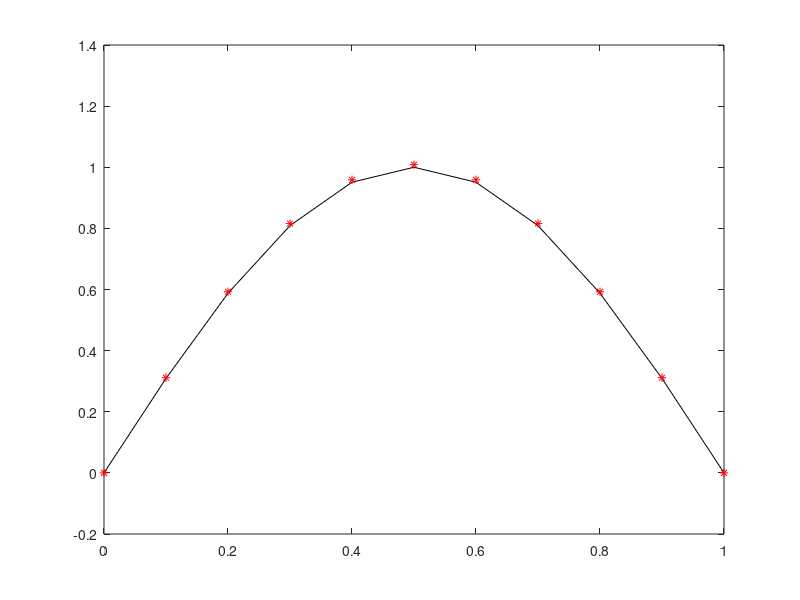

This figure's MATLAB source:
function fd1d (M,a,b,ua,ub)
%%%%%%%%%%%%%%%%%%%%%%%%%%%%%%%%%%%%%%%%%%%%%%%%%%%%%%
%%       FD1D
%%       for MTH 453/553
%%%%%%%%%%%%%%%%%%%%%%%%%%%%%%%%%%%%%%%%%%%%%%%%%%%%%%
%% This function shows how to set up 
%% the finite difference approximation of a model 
%% two-point boundary value problem -u''=f
%% user must code expression for f (rhsfun)
%% and set-up/change boundary conditions 
%% default discretization is 0....M, with M a parameter
%% but since MATLAB can't number vectors from 0, we use 1..M+1
%%%%%%%%%%%%%%%%%%%%%%%%%%%%%%%%%%%%%%%%%%%%%%%%%%%%%%
%% M. Peszynska, 03/2005
%% © Copyright Department of Mathematics, Oregon State University
%%%%%%%%%%%%%%%%%%%%%%%%%%%%%%%%%%%%%%%%%%%%%%%%%%%%%%
if nargin < 1, 
    M = 10; 
    a = 0; b = 1;
    ua = 0;
    ub = 0;
end

dx = (b-a)/M;           %% use uniform grid
x = (a:dx:b)';

%% set up the matrix and the right hand side vector
f = rhsfun(x);

A = zeros(M+1,M+1);     %% or use sparse(M+1,M+1)
for i=2:M
    %% set up i'th row of the matrix
    A(i,i) = 2;
    A(i,i-1) = -1; 
    A(i,i+1) = -1; 
end
A = A / (dx*dx);

%% apply the Dirichlet boundary conditions to the matrix 
%% and to the right hand side
A (1,1) = 1;
A (M+1,M+1) = 1; 
f (1,1) = ua;
f (M+1,1) = ub;

%% solve the linear system;
u = A \ f;

%% plot both the analytical and the numerical solutions
exvec = exfun(x);
plot(x,exvec,'k',x,u','r*');

%% compute the error vector
error = abs(exvec - u);
%% report the error in max norm and in two discrete norm 
fprintf('%g    %g\n',dx,norm(error,inf));

%%%%%%%%%%%%%%%%%%%%%%%% these functions have to be coded by user
function v = rhsfun(x)
v = pi*pi*sin(pi*x);

function v = exfun(x)
v = sin(pi*x);

        
    
